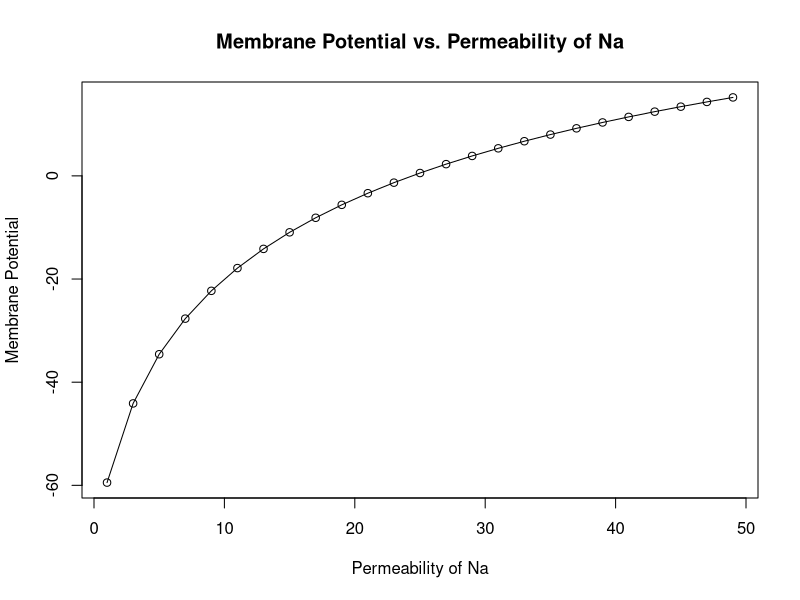
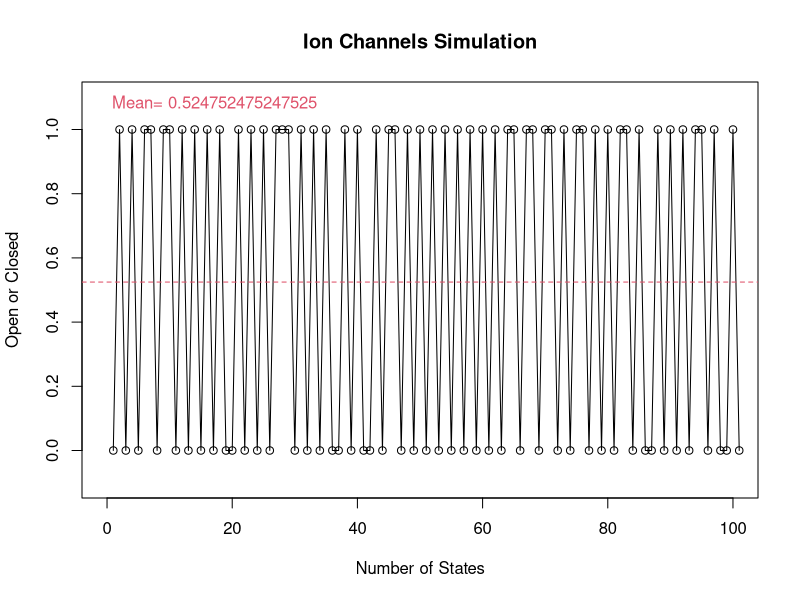
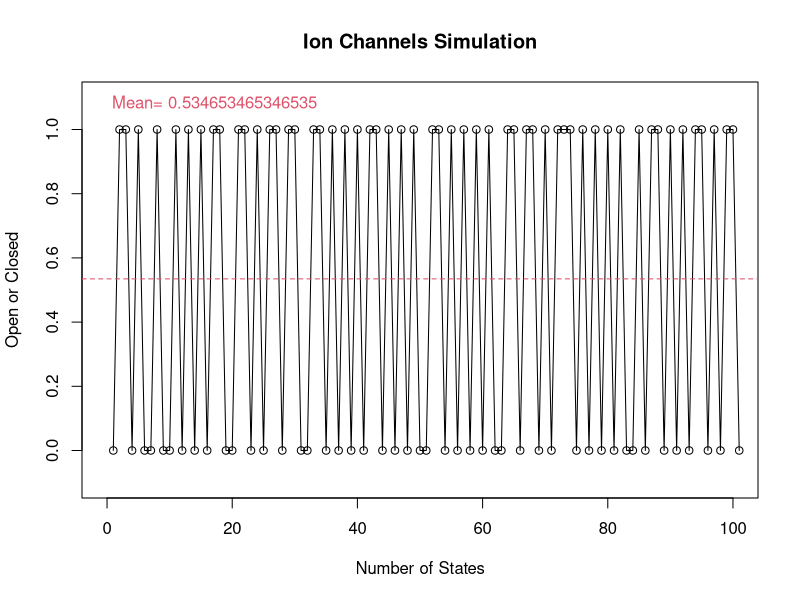
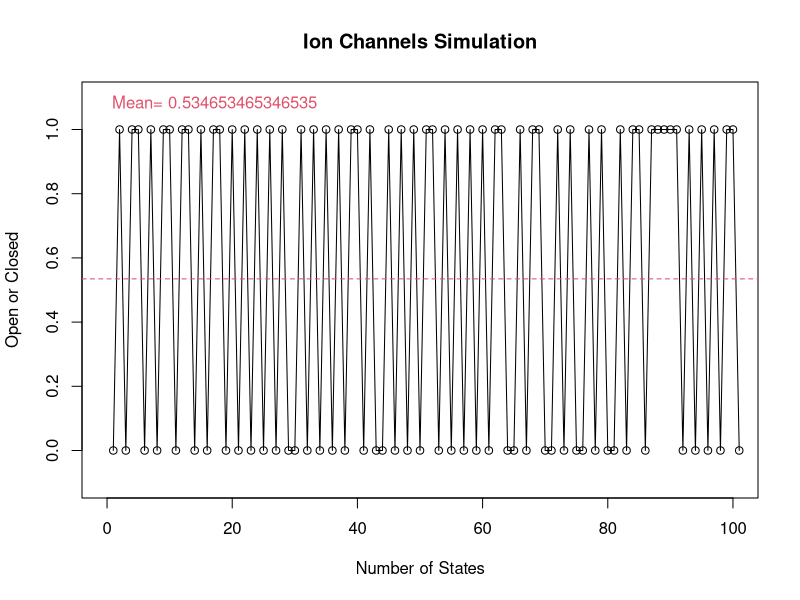
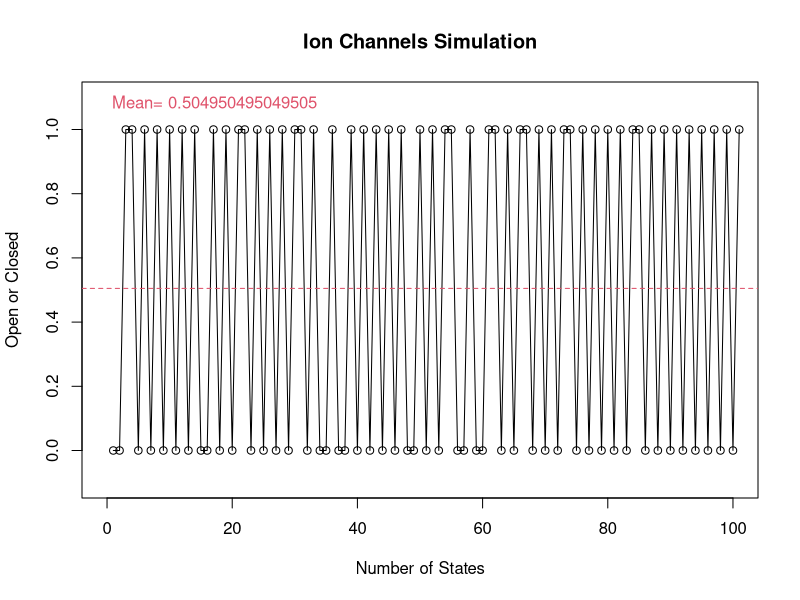
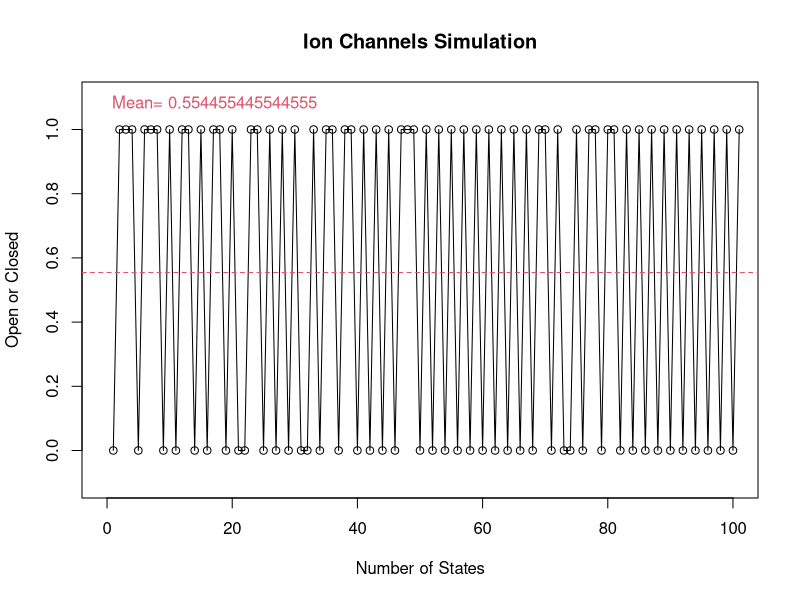
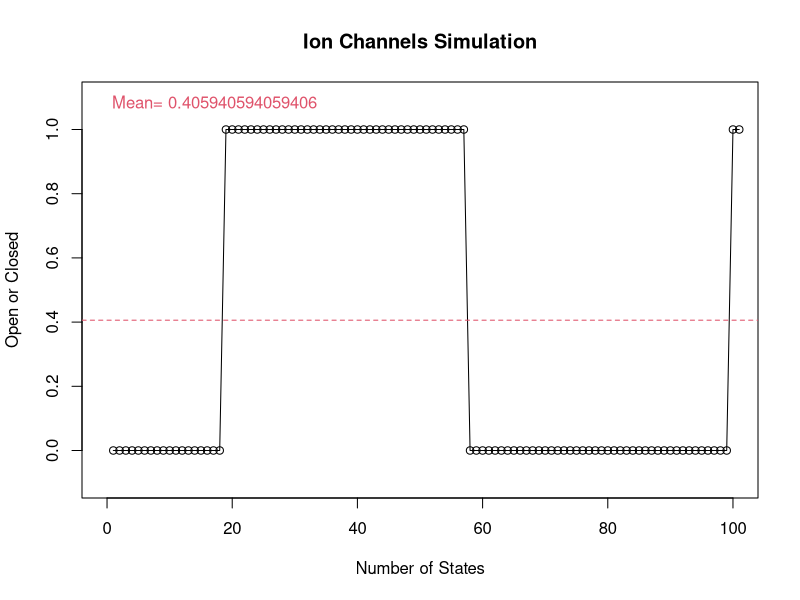
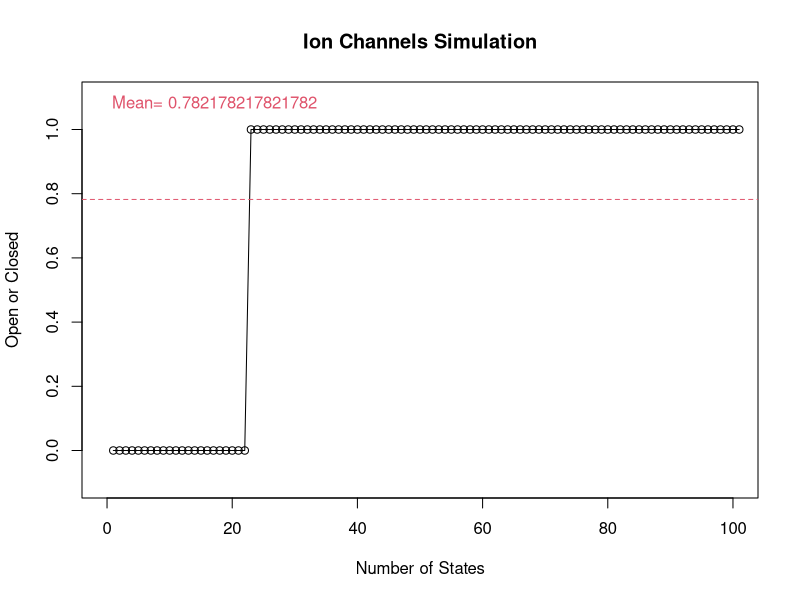

These figures' R source, in order:
## ---- chunk 1
#Sequence 
PNa <- seq(1, 50, 2)
PK <- 20
PCl <- 5
Na0 <- 460 #mM
K0 <- 10 #mM
Cl0 <- 540 #mM
Nai <- 50 #mM
Ki <- 400 #mM
Cli <- 100 #mM
R <- 8.314 #J/mol-K
T <- 310 #K
F <- 96500 #coul/mol

#Function
GHK_func <- function(){
  MemPot <- ((R*T)/F)*log(((PNa*Na0)+(PK*K0)+(PCl*Cli))/((PNa*Nai)+(PK*Ki)+(PCl*Cl0)))
  return(MemPot*1000)
}

#Call Function
ERev <- GHK_func()

#Plot Function
plot(PNa, ERev, type = "o", xlab = "Permeability of Na", ylab = "Membrane Potential", main = "Membrane Potential vs. Permeability of Na")
## ---- chunk 2
#Simulation of Ions and Sequence

endtime <- 100
state <- rep(0, endtime)

for(t in 1:length(ERev)){
  if(ERev[t] > -20){
    prob_1 <- 0.02
    prob_2 <- 0.93
  }
  else if(ERev[t] < -20){
    prob_1 <- 0.76
    prob_2 <- 0.12
  }


  for (i in 1:endtime){
    x <- runif(1)
    if(state[i] == 0){
      if(x <= prob_2){
        state[i+1] <- 0 #closed
      }
      else{
      state[i+1] <- 1 #open
      }
    }  
    else if (state[i] == 1){
      if (x <= prob_1){
        state[i+1] <- 0
      }
      else{
        state[i+1] <- 1
      }
    } 
  }
  avg = mean(state)
  plot(state, type = "o", xlab = "Number of States", ylab = "Open or Closed", main = "Ion Channels Simulation", ylim = c(-0.1, 1.1), xlim = c(0, endtime))
  abline(h=avg, col=c(2), lty=2)
  legend("topleft", bty = "n", legend = paste("Mean=",mean(state)), text.col = c(2))
}

#22. Please comment on what you see!
#These graphs fluctuate between how much the channels are opened or closed due to the different values of the means that are produced. At first it shows a mean that indicates that the channels are opened and closed in equal amounts of time and then it fluctuates to the channel being opened more often than it is closed in some of the graphs. This is due to the increased permeability of Na allows for the ion channel to have a higher probability of staying open as it fluctuates throughout the following graphs. In the first graph in the above cell, we see that as the permeability of Na increases, the membrane potential also increases steadily. The increase of permeability of Na allows for more Na ions to flow into the cell and cause the cell to become more depolarized which increases the membrane potential. 
